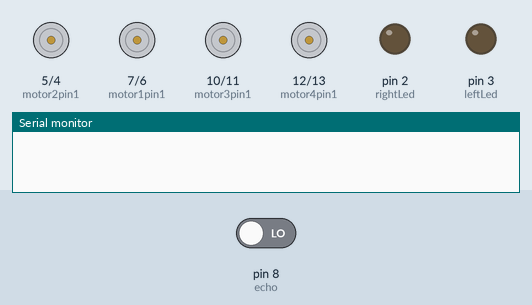
Recording of a sketch running on a simulated Arduino Uno, built with avr-gcc and run on an emulated ATmega328P. On the bench: motor-driver pin pairs drawn as motors (green arrow = first pin HIGH = forward, orange = second pin HIGH = backward, longer = more drive), output pins drawn as LEDs (lit = HIGH), the last lines printed to the serial monitor. The inputs (shaded band) are chosen by the test bench; at power-on: pin 8 (echo) LOW. Pins used as bus, display or sensor lines are not drawn.

Above: at 0.5 s.
At 1.06 s:
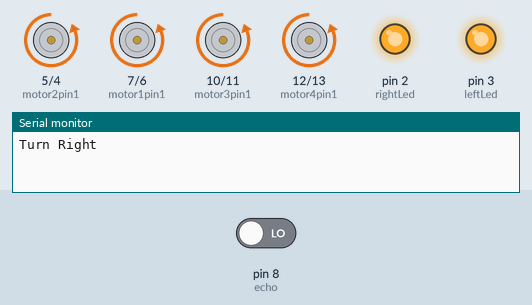
At 2.1 s:
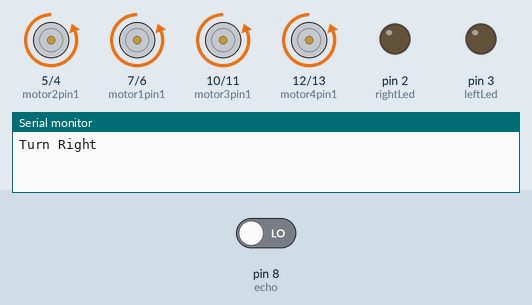
At 4.2 s:
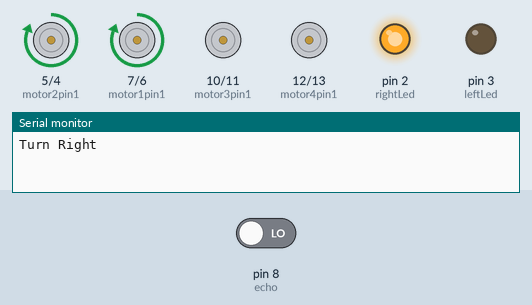
Timing chart, 0 to 5.6 s (numbered marks = the images above):
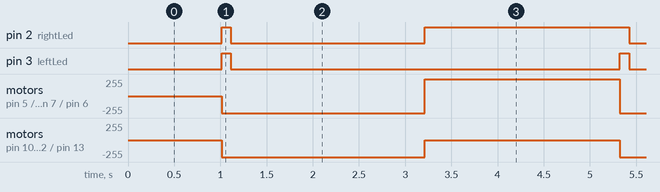

Measured:
- by itself, pin 2 (rightLed): repeats every 4.3 s: LOW 2.1 s, HIGH 2.2 s
- by itself, pin 3 (leftLed): alternates HIGH for 0.10 s and LOW for 4.2 s
- by itself, motor on pin 10 (motor3pin1) / pin 11 (motor3pin2), motor on pin 12 (motor4pin1) / pin 13 (motor4pin2): alternates backward 255/255 for 2.2 s and stopped for 2.1 s
- by itself, motor on pin 5 (motor2pin1) / pin 4 (motor2pin2), motor on pin 7 (motor1pin1) / pin 6 (motor1pin2): alternates forward 255/255 for 2.1 s and backward 255/255 for 2.2 s

The sketch:

obstacle_avoidance_robot1.ino
```cpp
//Task 1:System setup

//motor pins
const int motor1pin1 = 7;
const int motor1pin2 = 6;
const int motor2pin1 = 5;
const int motor2pin2 = 4;
const int motor3pin1 = 10;
const int motor3pin2 = 11;
const int motor4pin1 = 12;
const int motor4pin2 = 13;

//ultrasonic senor pins
const int trig = 9;
const int echo = 8;

//LED indicators
const int leftLed = 3;
const int rightLed = 2;

void setup(){
  //Initializing motor pins as output
  pinMode(motor1pin1, OUTPUT);
  pinMode(motor1pin2, OUTPUT);
  pinMode(motor2pin1, OUTPUT);
  pinMode(motor2pin2, OUTPUT);
  pinMode(motor3pin1, OUTPUT);
  pinMode(motor3pin2, OUTPUT);
  pinMode(motor4pin1, OUTPUT);
  pinMode(motor4pin2, OUTPUT);

  //Initializing ultrasonic sensor pins
  pinMode(trig, OUTPUT);
  pinMode(echo, INPUT);

  //Initializing LEDs
  pinMode(leftLed, OUTPUT);
  pinMode(rightLed, OUTPUT);

  Serial.begin(9600);//For debugging
}

//task 3: Function to measure distance from ultrasonic sensor
long Distance(){
  digitalWrite(trig, LOW);
  delay(2);
  digitalWrite(trig, HIGH);
  delay(10);
  digitalWrite(trig, LOW);
  long duration = pulseIn(echo, HIGH);
  long distance = duration * 0.034/2;
  return distance;
}

//Function to move forward
void moveForward(){
  digitalWrite(motor1pin1, HIGH);
  digitalWrite(motor1pin2, LOW);
  digitalWrite(motor2pin1, HIGH);
  digitalWrite(motor2pin2, LOW);
  digitalWrite(motor3pin1, HIGH);
  digitalWrite(motor3pin2, LOW);
  digitalWrite(motor4pin1, HIGH);
  digitalWrite(motor4pin2, LOW);

  //Blinking of the LEDs
  blinkLeds();
}

//Function to reverse
void moveReverse(){
  digitalWrite(motor1pin1, LOW);
  digitalWrite(motor1pin2, HIGH);
  digitalWrite(motor2pin1, LOW);
  digitalWrite(motor2pin2, HIGH);
  digitalWrite(motor3pin1, LOW);
  digitalWrite(motor3pin2, HIGH);
  digitalWrite(motor4pin1, LOW);
  digitalWrite(motor4pin2, HIGH);

  //Blinking of the LEds
  blinkLeds();
}

//Function to turn left
void turnLeft(){
  //To turn left, left motors stop and right motors move forward
  //1 and 2 are the left motors whereas 3 and 4 are the right motors
  //Hence we have to stop 1st and 2nd motors and move forward 3rd and 4th motors
  digitalWrite(motor1pin1, LOW);
  digitalWrite(motor1pin2, LOW);
  digitalWrite(motor2pin1, LOW);
  digitalWrite(motor2pin2, LOW);
  digitalWrite(motor3pin1, HIGH);
  digitalWrite(motor3pin2, LOW);
  digitalWrite(motor4pin1, HIGH);
  digitalWrite(motor4pin2, LOW);

  //Left LED will turn on as we have to turn left
  digitalWrite(leftLed, HIGH);
  digitalWrite(rightLed, LOW);
}

//Function to turn right
void turnRight(){
  //To turn right, right motors stop and left motors move forward
  //Hence we have to stop 3rd and 4th motors and move forward 1st and 2nd motors
  digitalWrite(motor1pin1, HIGH);
  digitalWrite(motor1pin2, LOW);
  digitalWrite(motor2pin1, HIGH);
  digitalWrite(motor2pin2, LOW);
  digitalWrite(motor3pin1, LOW);
  digitalWrite(motor3pin2, LOW);
  digitalWrite(motor4pin1, LOW);
  digitalWrite(motor4pin2, LOW);

  //Right LED will turn on as we have to turn right
  digitalWrite(leftLed, LOW);
  digitalWrite(rightLed, HIGH);
}

//Blinking both the LEDs
void blinkLeds(){
  digitalWrite(rightLed, HIGH);
  digitalWrite(leftLed, HIGH);
  delay(100);
  digitalWrite(rightLed, LOW);
  digitalWrite(leftLed, LOW);
  delay(100);
}

void loop(){
  long distance = Distance();
  if(distance<30){//if distance is less than 30cm
    Serial.println("Turn Right");
    moveReverse();//Initiate a reverse movement for 2 seconds
    delay(2000);
    turnRight();//turn right
    delay(1000);
  }
  else if(distance<60){//if distance is less than 60cm
    Serial.println("Turn Left");
    moveReverse();//Initiate a reverse movement for 2 seconds
    delay(2000);
    turnLeft();//turn left
    delay(1000);
  }
  else{
    Serial.println("Move Forward");
    moveForward();
  }
  delay(100);
}
```
